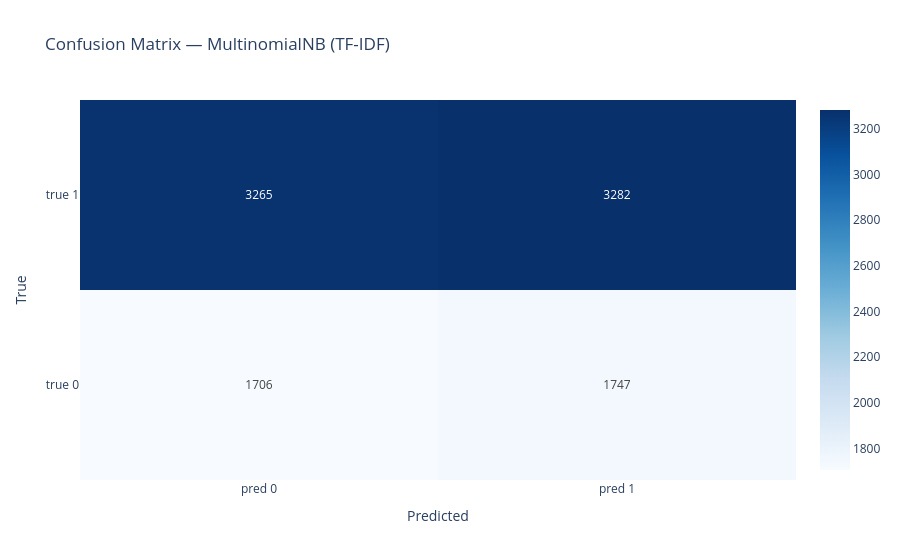
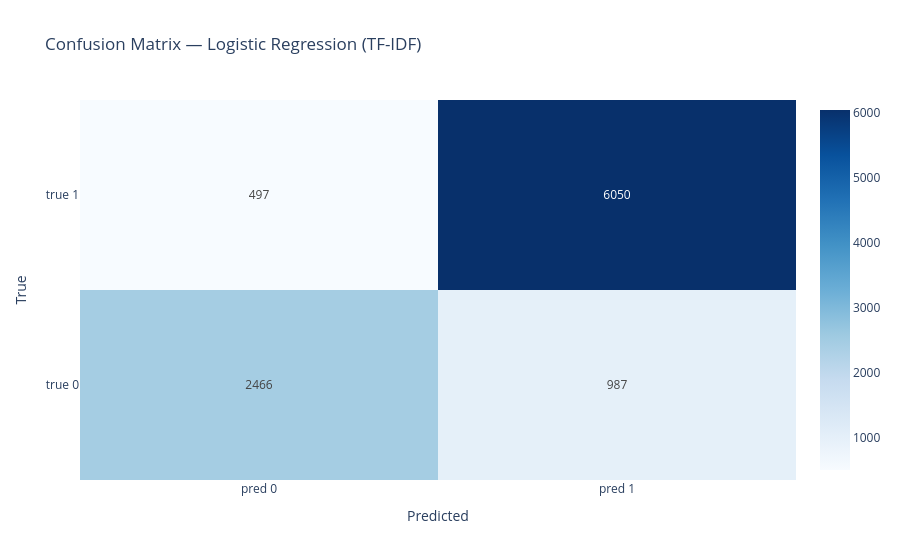

The notebook cell these images were saved under, in order:
### Code cell
#  Confusion matrices (Plotly heatmaps)
def plot_cm(y_true, y_pred, title):
    cm = confusion_matrix(y_true, y_pred)
    fig = go.Figure(data=go.Heatmap(
        z=cm, x=["pred 0","pred 1"], y=["true 0","true 1"],
        text=cm, texttemplate="%{text}", colorscale="Blues"
    ))
    fig.update_layout(title=title, xaxis_title="Predicted", yaxis_title="True")
    fig.show()

plot_cm(y_test, pred_nb, "Confusion Matrix — MultinomialNB (TF-IDF)")
plot_cm(y_test, pred_lr, "Confusion Matrix — Logistic Regression (TF-IDF)")

### Figure 1 — Plotly figure (JSON) as saved in the notebook; plotly's stock layout.template omitted (floating-point values rounded to 4 significant figures)
{"data": [{"colorscale": [[0, "rgb(247,251,255)"], [0.125, "rgb(222,235,247)"], [0.25, "rgb(198,219,239)"], [0.375, "rgb(158,202,225)"], [0.5, "rgb(107,174,214)"], [0.625, "rgb(66,146,198)"], [0.75, "rgb(33,113,181)"], [0.875, "rgb(8,81,156)"], [1, "rgb(8,48,107)"]], "text": [[1706, 1747], [3265, 3282]], "texttemplate": "%{text}", "type": "heatmap", "x": ["pred 0", "pred 1"], "y": ["true 0", "true 1"], "z": [[1706, 1747], [3265, 3282]]}], "layout": {"title": {"text": "Confusion Matrix — MultinomialNB (TF-IDF)"}, "xaxis": {"title": {"text": "Predicted"}}, "yaxis": {"title": {"text": "True"}}}}

### Figure 2 — Plotly figure (JSON) as saved in the notebook; plotly's stock layout.template omitted (floating-point values rounded to 4 significant figures)
{"data": [{"colorscale": [[0, "rgb(247,251,255)"], [0.125, "rgb(222,235,247)"], [0.25, "rgb(198,219,239)"], [0.375, "rgb(158,202,225)"], [0.5, "rgb(107,174,214)"], [0.625, "rgb(66,146,198)"], [0.75, "rgb(33,113,181)"], [0.875, "rgb(8,81,156)"], [1, "rgb(8,48,107)"]], "text": [[2466, 987], [497, 6050]], "texttemplate": "%{text}", "type": "heatmap", "x": ["pred 0", "pred 1"], "y": ["true 0", "true 1"], "z": [[2466, 987], [497, 6050]]}], "layout": {"title": {"text": "Confusion Matrix — Logistic Regression (TF-IDF)"}, "xaxis": {"title": {"text": "Predicted"}}, "yaxis": {"title": {"text": "True"}}}}
